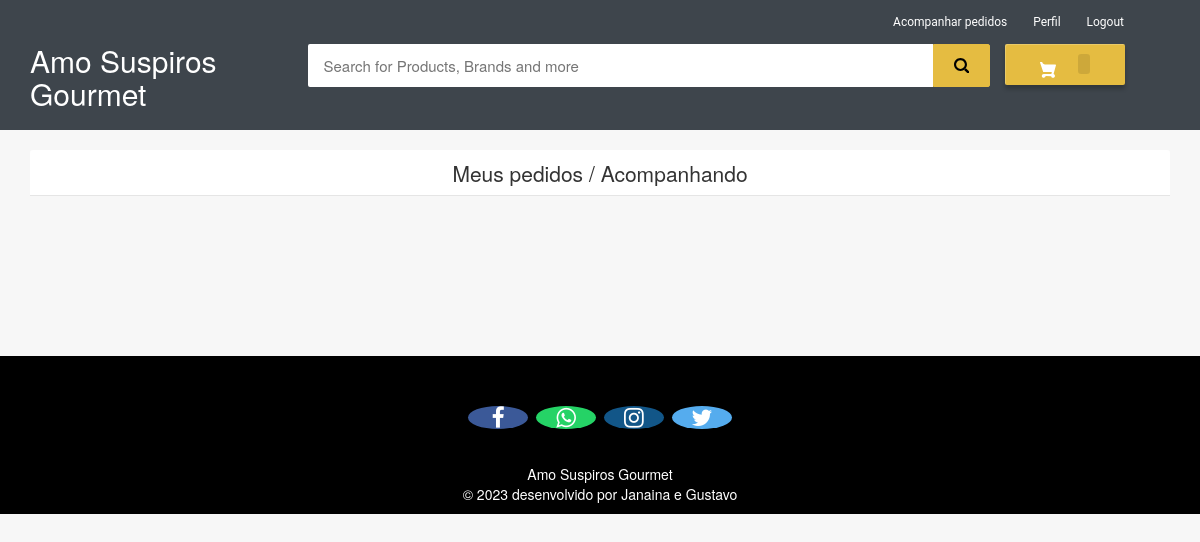
/my-order (signed in), run on an earlier commit of the app's database.
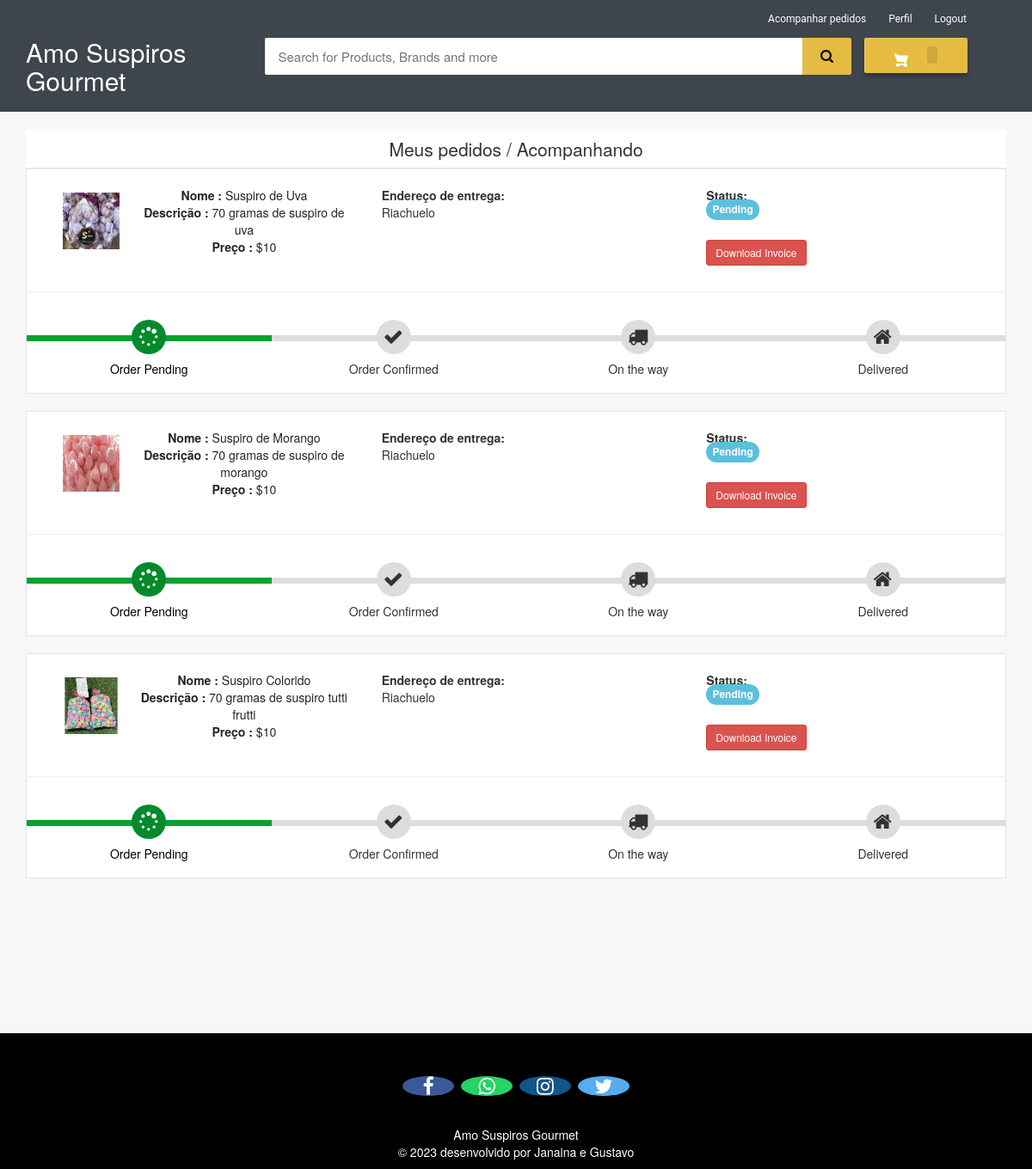
And on a later commit of the database.
### ecom/models.py (models this page shows, shortened)
class Product(models.Model):
    name=models.CharField(max_length=40)
    product_image= models.ImageField(upload_to='product_image/',null=True,blank=True)
    price = models.PositiveIntegerField()
    description=models.CharField(max_length=40)

class Orders(models.Model):
    STATUS =(
        ('Pending','Pending'),
        ('Order Confirmed','Order Confirmed'),
        ('Out for Delivery','Out for Delivery'),
        ('Delivered','Delivered'),
    )
    customer=models.ForeignKey('Customer', on_delete=models.CASCADE,null=True)
    product=models.ForeignKey('Product',on_delete=models.CASCADE,null=True)
    email = models.CharField(max_length=50,null=True)
    address = models.CharField(max_length=500,null=True)
    mobile = models.CharField(max_length=20,null=True)
    order_date= models.DateField(auto_now_add=True,null=True)
    status=models.CharField(max_length=50,null=True,choices=STATUS)

### ecom/views.py (the view)
# urls.py: path('my-order', views.my_order_view,name='my-order'),
@login_required(login_url='customerlogin')
@user_passes_test(is_customer)
def my_order_view(request):
    customer=models.Customer.objects.get(user_id=request.user.id)
    orders=models.Orders.objects.all().filter(customer_id = customer)
    ordered_products=[]
    for order in orders:
        ordered_product=models.Product.objects.all().filter(id=order.product.id)
        ordered_products.append(ordered_product)
    return render(request,'ecom/my_order.html',{'data':zip(ordered_products,orders)})

### ecom/views.py (called while the page is built)
def is_customer(user):
    return user.groups.filter(name='CUSTOMER').exists()

### templates/ecom/my_order.html (shortened to what this page needs)
{% extends 'ecom/customer_base.html' %}
{% load static %}
{% block content %}
<br>
<div class="container">
    <header class="card-header" style="text-align:center; font-size: 21px"> Meus pedidos / Acompanhando </header>
    {% for products,order in data %}
    <article class="card">
        <div class="card-body">
            <ul class="row" style="margin-left:20px;margin-top:20px;">
                <li class="col-md-4">
                  <figure class="itemside mb-3">
                    {%for product in products%}
                      <div class="aside"><img src="{% static product.product_image.url %}" class="img-sm border"></div>
                      <figcaption class="info align-self-center">
                          <p class="title"><strong>Nome : </strong>{{product.name}} <br> <strong>Descrição : </strong>{{product.description}} <br> <strong>Preço : </strong>${{product.price}}</p>
                      </figcaption>
                  </figure>
                </li>
                <li class="col-md-4">
                    <div class="col"> <strong>Endereço de entrega:</strong> <br> {{order.address}}</div>
                </li>
                <li class="col-md-4">
                    <div class="col"> <strong>Status:</strong> <br>
                        {% if order.status == 'Pending'%}
                        <td> <span class="label label-info" style="font-size: 12px; border-radius: 30px;">{{order.status}}</span></td>
                        {% elif order.status == 'Delivered' %}
                        <td> <span class="label label-success" style="font-size: 12px; border-radius: 30px;">{{order.status}}</span></td>
                        {% elif order.status == 'Out for Delivery' %}
                        <td> <span class="label label-default" style="font-size: 12px; border-radius: 30px;">{{order.status}}</span></td>
                        {%else%}
                          <td> <span class="label label-primary" style="font-size: 12px; border-radius: 30px;">{{order.status}}</span></td>
                        {%endif%}
                    </div> <br>
                    <h4><a style="text-decoration:none;" href="{% url 'download-invoice' order.id product.id  %}" ><button class="btn btn-danger btn-sm">Download Invoice</button></a></h4>
                </li>
                {%endfor%}
            </ul>
            <hr>
            <div class="track">
                {%if order.status == 'Pending' %}
                <div class="step active"> <span class="icon"> <i style="padding-top:3px; padding-right:25px;" class="fa fa-spinner"></i> </span> <span class="text">Order Pending</span> </div>
                <div class="step "> <span class="icon"> <i style="padding-top:3px; padding-right:25px;" class="fa fa-check"></i> </span> <span class="text"> Order Confirmed</span> </div>
                <div class="step "> <span class="icon"> <i style="padding-top:3px; padding-right:25px;" class="fa fa-truck"></i> </span> <span class="text"> On the way </span> </div>
                <div class="step "> <span class="icon"> <i style="padding-top:3px; padding-right:25px;" class="fa fa-home"></i> </span> <span class="text">Delivered</span> </div>
                {%endif%}
            </div>
        </div>
    </article><br>
    {%endfor%}
</div>
<br><br><br><br><br>
{% endblock content %}

### templates/ecom/customer_base.html (shortened to what this page needs)
<html>
{% load static %}
<head>
<link rel="stylesheet" href="https://maxcdn.bootstrapcdn.com/bootstrap/3.3.0/css/bootstrap.min.css">
<link rel="stylesheet" href="https://maxcdn.bootstrapcdn.com/font-awesome/4.7.0/css/font-awesome.min.css">
</head>
<body>
<div id="navbar">
    <div class="container">
        <div class="row row1">
            <ul class="largenav pull-right">
                <li class="upper-links"><a class="links" href="/my-order">Acompanhar pedidos</a></li>
                <li class="upper-links"><a class="links" href="/my-profile">Perfil</a></li>
                <li class="upper-links"><a class="links" href="/logout">Logout</a></li>
            </ul>
        </div>
        <div class="row row2">
            <div class="col-sm-3">
                <h2 style="margin:0px;"><a style="text-decoration:none; color:white;" href="/"><span class="largenav">Amo Suspiros Gourmet </span></a></h2>
            </div>
            <div class="navbar-search smallsearch col-sm-7 col-xs-11">
              <form  action="/search" method="get">
                <div class="row"> <input class="navbar-input col-xs-11" type="search" placeholder="Search for Products, Brands and more" name="query" id="query">
                  <button class="navbar-button col-xs-1" type="submit">
                  </button>
                </div>
              </form>
            </div>
            <div class="cart1 largenav col-sm-2"> <a class="cart-button" href="/cart">  <span class="item-number ">{{ product_count_in_cart }}</span> </a> </div>
        </div>
    </div>
</div>
{% block content %}
{% endblock content %}
<br><br><br>
<footer>
  <br>
  <p>
    <a href="#" class="fa fa-facebook"></a>
    <a href="#" class="fa fa-whatsapp"></a>
    <a href="#" class="fa fa-instagram"></a>
    <a href="#" class="fa fa-twitter"></a>
  </p>
  <br>
  <div class="container">
    <div class="row">
      <div class="col-md-12 col-sm-12">
        <div style="color:#ffffff;" class="wow fadeInUp footer-copyright">
          <p>Amo Suspiros Gourmet<br>
            &copy; 2023 desenvolvido por Janaina e Gustavo </p>
        </div>
      </div>
    </div>
  </div>
</footer>
</body>
</html>

### templates/ecom/customer_base.html (style rules this page uses)
body { background-color: #f7f7f7; }
#navbar { background-color: #3e454c; color: black; }
.row1 { padding-top: 10px; padding-right: 50px }
.row2 { padding-bottom: 20px }
.navbar-input { padding: 11px 16px; border-radius: 2px 0 0 2px; border: 0 none; outline: 0 none; font-size: 15px }
.navbar-button { background-color: #e5bc41; border: 1px solid #e5bc41; border-radius: 0 2px 2px 0; color: #565656; padding: 10px 0; height: 43px; cursor: pointer }
.cart-button { background-color: #E5BC41; box-shadow: 0 4px 4px 0 rgba(0, 0, 0, .23), inset 1px 1px 0 0 hsla(0, 0%, 100%, .2); padding: 10px 0; text-align: center; height: 41px; border-radius: 2px; font-weight: 500; width: 120px; display: inline-block; color: #FFFFFF; text-decoration: none; color: inherit; border: none; outline: none }
.cart-svg { display: inline-block; width: 16px; height: 16px; vertical-align: middle; margin-right: 8px }
.item-number { border-radius: 3px; background-color: rgba(0, 0, 0, .1); height: 20px; padding: 3px 6px; font-weight: 500; display: inline-block; color: #fff; line-height: 12px; margin-left: 10px }
.upper-links { display: inline-block; padding: 0 11px; line-height: 23px; font-family: 'Roboto', sans-serif; letter-spacing: 0; color: inherit; border: none; outline: none; font-size: 12px }
.links { color: #fff; text-decoration: none }
.largenav { display: none }
.smallsearch { margin-left: 15px; margin-top: 15px }
footer { padding: 0px 0px 0px 0px; background-color: black; margin: 0px; }
.fa { font-size: 23px; width: 60px; text-align: center; text-decoration: none; margin: 5px 2px; border-radius: 50%; }
.fa-facebook { background: #3B5998; color: white; margin-top: 30px; }
.fa-whatsapp { background: #25d366; color: white; }
.fa-twitter { background: #55ACEE; color: white; }
.fa-instagram { background: #125688; color: white; }
p { text-align: center; }
@media screen and (min-width: 768px) { .largenav { display: block } }
@media screen and (min-width: 768px) { .smallsearch { margin: 0px } }

### templates/ecom/my_order.html (style rules this page uses)
body { background-color: #f7f7f7; }
.container { margin-top: 0px; margin-bottom: 0px }
.card { position: relative; display: -webkit-box; display: -ms-flexbox; display: flex; -webkit-box-orient: vertical; -webkit-box-direction: normal; -ms-flex-direction: column; flex-direction: column; min-width: 0; word-wrap: break-word; background-color: #fff; background-clip: border-box; border: 1px solid rgba(0, 0, 0, 0.1); border-radius: 0.10rem }
.card-header:first-child { border-radius: calc(0.37rem - 1px) calc(0.37rem - 1px) 0 0 }
.card-header { padding: 0.75rem 1.25rem; margin-bottom: 0; background-color: #fff; border-bottom: 1px solid rgba(0, 0, 0, 0.1) }
.track { position: relative; background-color: #ddd; height: 7px; display: -webkit-box; display: -ms-flexbox; display: flex; margin-bottom: 60px; margin-top: 50px }
.track .step { -webkit-box-flex: 1; -ms-flex-positive: 1; flex-grow: 1; width: 25%; margin-top: -18px; text-align: center; position: relative }
.track .step.active:before { background: #05a134 }
.track .step::before { height: 7px; position: absolute; content: ""; width: 100%; left: 0; top: 18px }
.track .step.active .icon { background: #038a2c; color: #fff }
.track .icon { display: inline-block; width: 40px; height: 40px; line-height: 40px; position: relative; border-radius: 100%; background: #ddd }
.track .step.active .text { font-weight: 400; color: #000 }
.track .text { display: block; margin-top: 7px }
.itemside { position: relative; display: -webkit-box; display: -ms-flexbox; display: flex; width: 100% }
.itemside .aside { position: relative; -ms-flex-negative: 0; flex-shrink: 0 }
.img-sm { width: 80px; height: 80px; padding: 7px }
ul.row, ul.row-sm { list-style: none; padding: 0 }
.itemside .info { padding-left: 15px; padding-right: 7px }
.itemside .title { display: block; margin-bottom: 5px; color: #212529 }
p { margin-top: 0; margin-bottom: 1rem }

What changed in the data, as far as the page shows it:
added Orders: address "Riachuelo", status "Pending", shows "Order Pending"
now on this page (row unchanged): Product: product_image (picture), name "Suspiro de Uva", description "70 gramas de suspiro de uva", price "10"
added Orders: address "Riachuelo", status "Pending", shows "Order Pending"
now on this page (row unchanged): Product: product_image (picture), name "Suspiro de Morango", description "70 gramas de suspiro de morango", price "10"
added Orders: address "Riachuelo", status "Pending", shows "Order Pending"
now on this page (row unchanged): Product: product_image (picture), name "Suspiro Colorido", description "70 gramas de suspiro tutti frutti", price "10"
